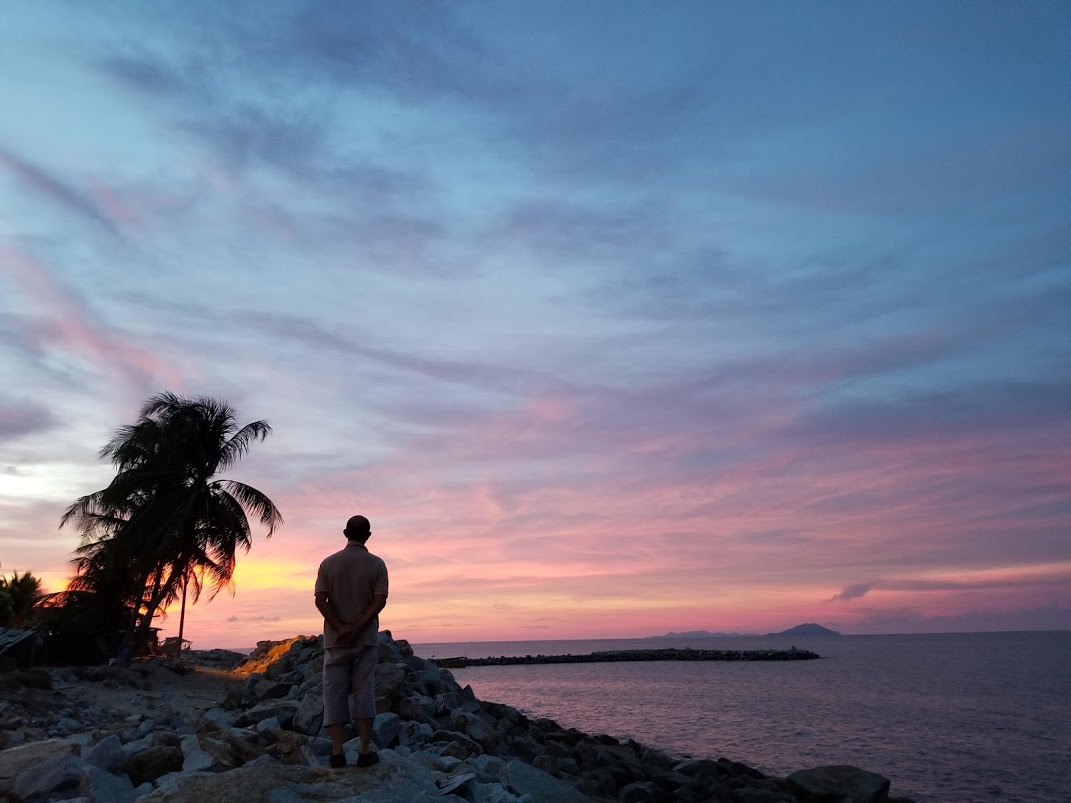
#> input picture OpenCv/image/hama.jpg, 1071 x 803 px, found by its file name
$ python image.py
#> lines starting #> are read from the running program, lines starting #| are printed output that depends on the picture
import cv2
import numpy as np
import urllib.request as req #URLを開くための拡張

print("cv2のバージョンは",cv2.__version__)
print("numpyのバージョンは",np.__version__)


# OpenCVでの画像の読み込み
url = "http://uta.pw/gazoubbs/attach/12-hama.jpg"
imageFile = "C:\Drone\Tello_EDU\OpenCV\image\hama.jpg"
# urlの画像を保存先フォルダ（C:\Drone\Tello_EDU\OpenCV\image）にhama.jpgという名前で保存する
# 保存先フォルダは作成してください
req.urlretrieve(url, imageFile)
#> (this line was passed over: the network is not available in this run)
# 保存した画像ファイルを読み込む
img = cv2.imread(imageFile)
#> img is the input picture: shape (803, 1071, 3); mean B, G, R 141.7, 120.5, 113.4
print(img.shape)    # 画像のピクセル、色（RGB）を表示
#| (803, 1071, 3)

# グレイスケール（白黒）に変換
gry = cv2.cvtColor(img, cv2.COLOR_BGR2GRAY)
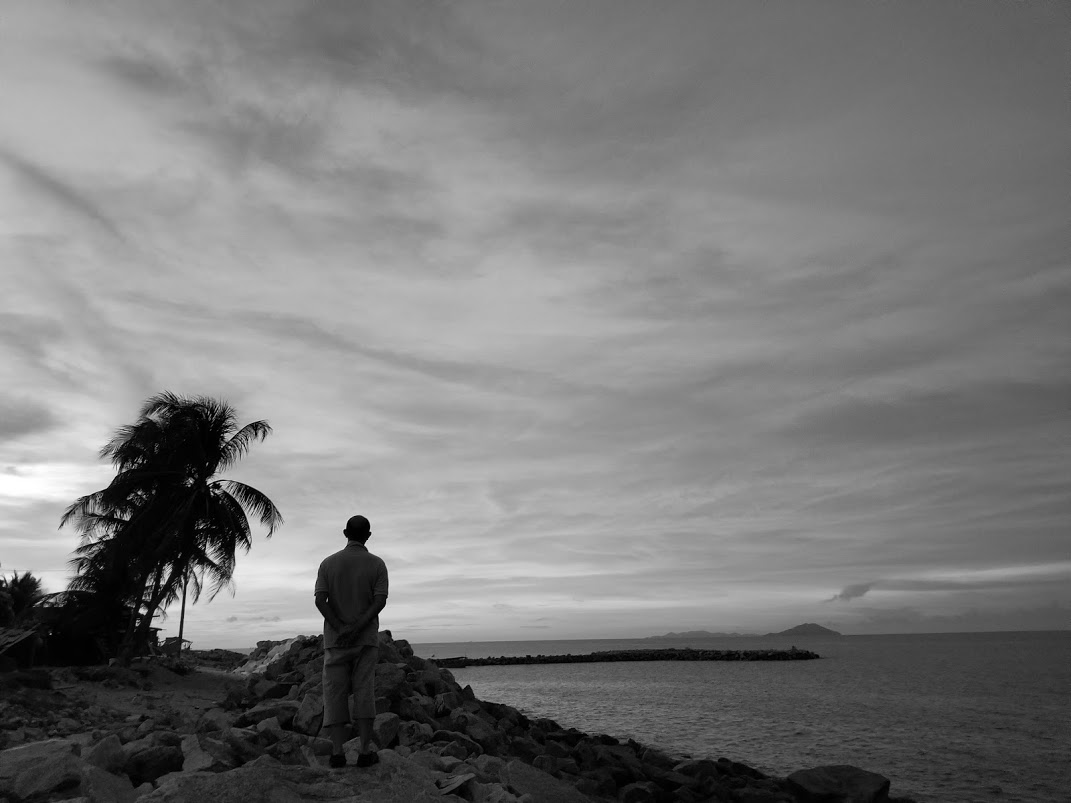
#> gry: shape (803, 1071); min 0, max 255, mean 120.8
# ファイルに保存
cv2.imwrite("C:\Drone\Tello_EDU\OpenCV\image\hama-gray.jpg", gry)
